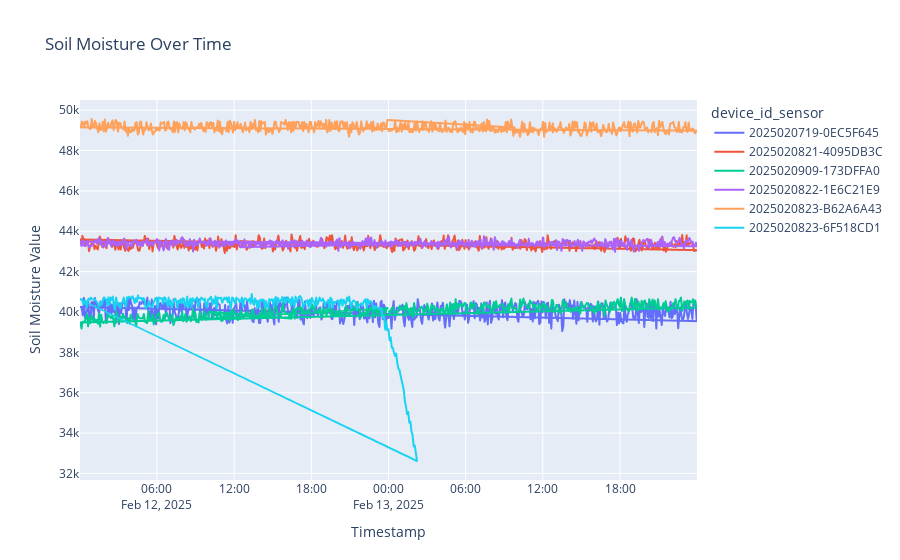

This figure's notebook cell:
### Code cell
# Create Plotly line plot with legend based on 'device_type'
fig = px.line(df_temp, x='ts', y='value_soilm', color='device_id_sensor',  
              title="Soil Moisture Over Time",  
              labels={'ts': 'Timestamp', 'value_soilm': 'Soil Moisture Value', 'device_id_sensor': 'device_id_sensor'})

# Show the plot
fig.show()

### Figure 1 — Plotly figure (JSON) as saved in the notebook; plotly's stock layout.template omitted (floating-point values rounded to 4 significant figures; data arrays with more than 128 entries replaced by an {"elided": "..."} marker saying what was removed)
{"data": [{"hovertemplate": "device_id_sensor=2025020719-0EC5F645<br>Timestamp=%{x}<br>Soil Moisture Value=%{y}<extra></extra>", "legendgroup": "2025020719-0EC5F645", "line": {"color": "#636efa", "dash": "solid"}, "marker": {"symbol": "circle"}, "mode": "lines", "name": "2025020719-0EC5F645", "showlegend": true, "type": "scattergl", "x": {"elided": "562 str values"}, "xaxis": "x", "y": {"elided": "562 int values"}, "yaxis": "y"}, {"hovertemplate": "device_id_sensor=2025020821-4095DB3C<br>Timestamp=%{x}<br>Soil Moisture Value=%{y}<extra></extra>", "legendgroup": "2025020821-4095DB3C", "line": {"color": "#EF553B", "dash": "solid"}, "marker": {"symbol": "circle"}, "mode": "lines", "name": "2025020821-4095DB3C", "showlegend": true, "type": "scattergl", "x": {"elided": "569 str values"}, "xaxis": "x", "y": {"elided": "569 int values"}, "yaxis": "y"}, {"hovertemplate": "device_id_sensor=2025020909-173DFFA0<br>Timestamp=%{x}<br>Soil Moisture Value=%{y}<extra></extra>", "legendgroup": "2025020909-173DFFA0", "line": {"color": "#00cc96", "dash": "solid"}, "marker": {"symbol": "circle"}, "mode": "lines", "name": "2025020909-173DFFA0", "showlegend": true, "type": "scattergl", "x": {"elided": "570 str values"}, "xaxis": "x", "y": {"elided": "570 int values"}, "yaxis": "y"}, {"hovertemplate": "device_id_sensor=2025020822-1E6C21E9<br>Timestamp=%{x}<br>Soil Moisture Value=%{y}<extra></extra>", "legendgroup": "2025020822-1E6C21E9", "line": {"color": "#ab63fa", "dash": "solid"}, "marker": {"symbol": "circle"}, "mode": "lines", "name": "2025020822-1E6C21E9", "showlegend": true, "type": "scattergl", "x": {"elided": "572 str values"}, "xaxis": "x", "y": {"elided": "572 int values"}, "yaxis": "y"}, {"hovertemplate": "device_id_sensor=2025020823-B62A6A43<br>Timestamp=%{x}<br>Soil Moisture Value=%{y}<extra></extra>", "legendgroup": "2025020823-B62A6A43", "line": {"color": "#FFA15A", "dash": "solid"}, "marker": {"symbol": "circle"}, "mode": "lines", "name": "2025020823-B62A6A43", "showlegend": true, "type": "scattergl", "x": {"elided": "568 str values"}, "xaxis": "x", "y": {"elided": "568 int values"}, "yaxis": "y"}, {"hovertemplate": "device_id_sensor=2025020823-6F518CD1<br>Timestamp=%{x}<br>Soil Moisture Value=%{y}<extra></extra>", "legendgroup": "2025020823-6F518CD1", "line": {"color": "#19d3f3", "dash": "solid"}, "marker": {"symbol": "circle"}, "mode": "lines", "name": "2025020823-6F518CD1", "showlegend": true, "type": "scattergl", "x": {"elided": "310 str values"}, "xaxis": "x", "y": {"elided": "310 int values"}, "yaxis": "y"}], "layout": {"legend": {"title": {"text": "device_id_sensor"}, "tracegroupgap": 0}, "title": {"text": "Soil Moisture Over Time"}, "xaxis": {"anchor": "y", "domain": [0, 1], "title": {"text": "Timestamp"}}, "yaxis": {"anchor": "x", "domain": [0, 1], "title": {"text": "Soil Moisture Value"}}}}
